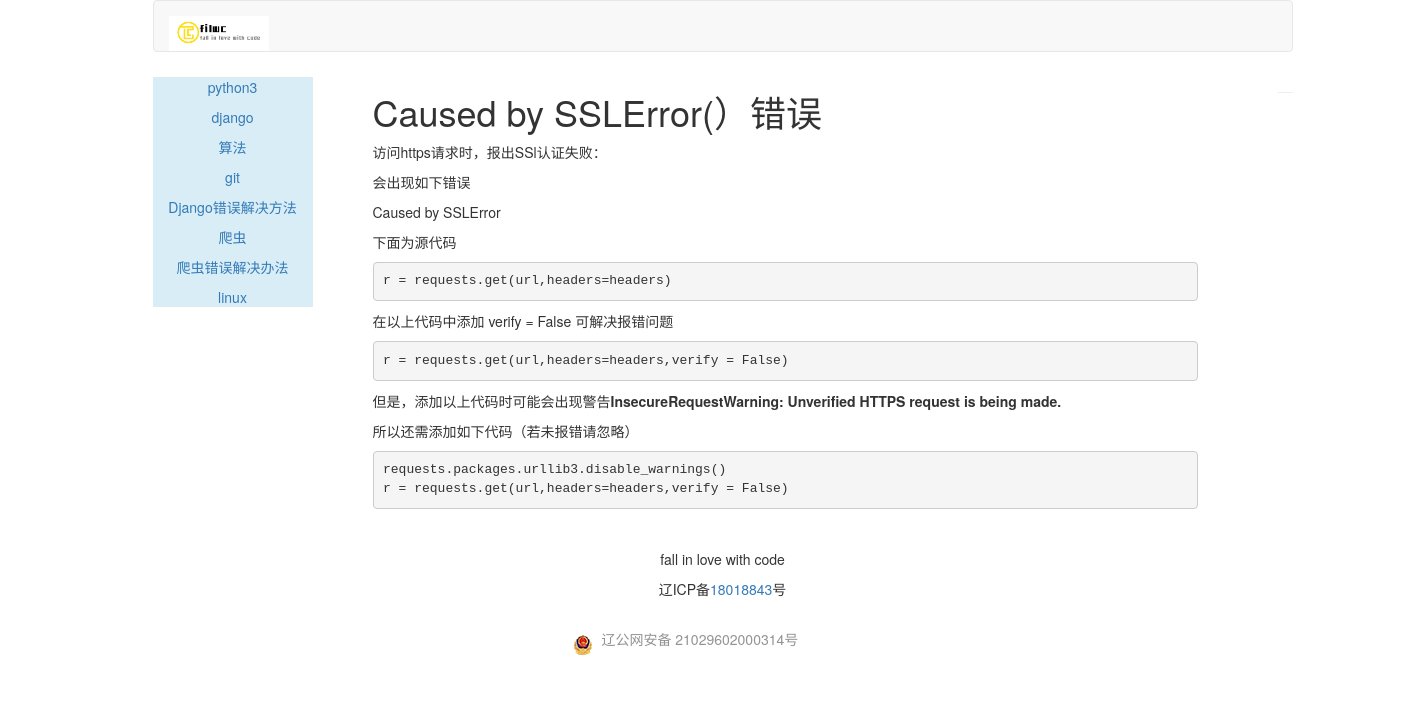
Screenshot of /blog/article-detail/37/CausedbySSLError-InsecureRequestWarningUnverifiedHTTPSrequestisbeingmade/ with the database file from the repository.
### article/models.py (models this page shows, shortened)
class ArticleColumn(models.Model):
    column = models.CharField(max_length = 200)
    created = models.DateField(auto_now_add = True)

class ArticlePost(models.Model):
    title = models.CharField(max_length = 200)
    slug = models.SlugField(max_length = 500)
    column = models.ForeignKey(ArticleColumn,related_name = "article_column")
    body = RichTextUploadingField()
    created = models.DateTimeField(default = timezone.now())
    updated = models.DateTimeField(auto_now = True)
    class Meta:
        ordering = ["title"]
        index_together = (('id','slug'),)

### blog/views.py (the view)
# urls.py: url(r'^article-detail/(?P<id>\d+)/(?P<slug>[-\w]+)/$' ,views.article_detail,name = "article_detail"),
def article_detail(request,id,slug):
    columns = ArticleColumn.objects.all()
    article = get_object_or_404(ArticlePost,id = id,slug = slug)
    return render(request,"blog/article_detail.html",{"article":article,"columns":columns})

### templates/blog/article_detail.html (shortened to what this page needs)
{% extends "blog/base.html" %}
{% load staticfiles %}
{% block content %}
<div class="container">
<div class="col-md-9">
	<h1>{{ article.title }}</h1>
	<div id = "editormd-view" id = "article_body">
		{% autoescape off %}
	    {{article.body}}
		{% endautoescape %}
	</div>
	</div>
</div>
{% endblock %}

### templates/blog/leftslider.html
<div class = "bg-info">
	<div class = "text-center" style = "margin-top:5px">
			{% for column in columns %}
    		<p><a name = "sdsd" href = "{% url 'blog:article_list' column.column %}">{{ column.column }}</a></p>
			{% empty %}
			<p>还没有分类</p>
			{% endfor %}
	</div>
</div>

### rows the page displays
ArticleColumn: column "python3"
ArticleColumn: column "django"
ArticleColumn: column "算法"
ArticleColumn: column "git"
ArticleColumn: column "Django错误解决方法"
ArticleColumn: column "爬虫"
ArticleColumn: column "爬虫错误解决办法"
ArticleColumn: column "linux"
ArticlePost: title "Caused by SSLError(）错误", body "访问https请求时，报出SSl认证失败： 会出现如下错误 Caused by SSLError 下面为源代码 r = requests.get(url,headers=headers) 在以上代码中添加 verify = False 可解决报错问题 r = requests.get(url,headers=headers,verify = False) 但是，添加以上代码时可能会出现警告 InsecureRequestWarning: Unverified HTTPS request is being made. 所以还需添加如下代码（若未报错请忽略） requests.packages.urllib3.disable_warnings() r = requests.get(url,headers=headers,verify = False)"
